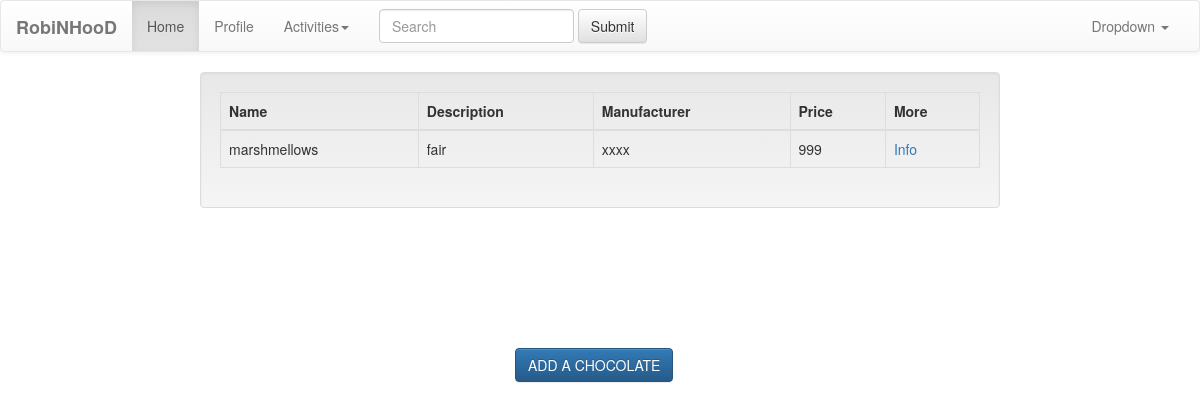
The app's page /, older data.
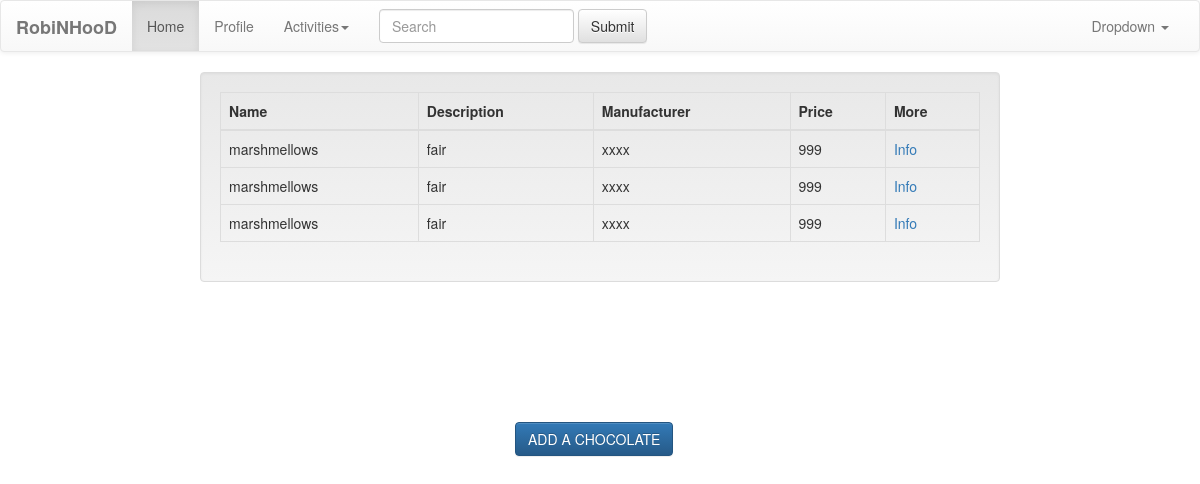
The same page, newer data.
### registration/models.py (models this page shows)
class Chocolate(models.Model):
    id = models.AutoField(primary_key=True)
    name = models.CharField(_('Chocolate Name'), max_length=100, blank=True)
    description = models.CharField(_('Chocolate Description'), max_length=1000, blank=True)
    manufacturer = models.CharField(_('Chocolate Manufacturer'), max_length=100, blank=True)
    price = models.IntegerField(_('Chocolate Price'),
                                validators=[MaxValueValidator(1000), MinValueValidator(0)],
                                help_text=_('4 digits maximum'), blank=True, null=True)

### registration/views.py (the view)
# urls.py: url(r'^$', Home.as_view(), name='home'),
class Home(ListView):
    template_name = 'index.html'
    def get_queryset(self):
        return Chocolate.objects.all()

### registration/templates/index.html (shortened to what this page needs)
{%  load staticfiles %}
<!DOCTYPE html>
<html lang="en">
<head>
    <link rel="stylesheet" href="{%  static 'css/bootstrap.min.css' %}" />
    <link rel="stylesheet" href="{%  static 'css/bootstrap-theme.min.css' %}" />
</head>
<body>
<nav class="navbar navbar-default">
    <div class="container-fluid">
        <div class="navbar-header">
            <a class="navbar-brand" href="#"><b>RobiNHooD</b></a>
        </div>
        <div class="collapse navbar-collapse" id="bs-example-navbar-collapse-1">
            <ul class="nav navbar-nav">
                <li class="active"><a href="#">Home <span class="sr-only">(current)</span></a></li>
                <li><a href="#">Profile</a></li>
                <li class="dropdown">
                    <a href="#" class="dropdown-toggle" data-toggle="dropdown" role="button" aria-haspopup="true" aria-expanded="false">Activities<span class="caret"></span></a>
                </li>
            </ul>
            <form class="navbar-form navbar-left" role="search">
                <div class="form-group">
                    <input type="text" class="form-control" placeholder="Search">
                </div>
                <button type="submit" class="btn btn-default">Submit</button>
            </form>
            <ul class="nav navbar-nav navbar-right">
                <li class="dropdown">
                    <a href="#" class="dropdown-toggle" data-toggle="dropdown" role="button" aria-haspopup="true" aria-expanded="false">Dropdown <span class="caret"></span></a>
                </li>
            </ul>
        </div>
    </div>
</nav>
<div class="col-md-8 col-md-offset-2 well">
    <table class="table table-hover table-bordered table-responsive">
        <thead>
        <tr>
            <th>
                Name
            </th>
            <th>
                Description
            </th>
            <th>
                Manufacturer
            </th>
            <th>
                Price
            </th>
            <th>
                More
            </th>
        </tr>
        </thead>
        <tbody>
        {% for item in object_list %}
            <tr>
                <td> {{ item.name }} </td>
                <td> {{ item.description }}</td>
                <td> {{ item.manufacturer }}</td>
                <td> {{ item.price }}</td>
                <td> <a href="{% url 'chocolate_info' item.id %}">Info</a> </td>
            </tr>
        {% endfor %}
        </tbody>
    </table>
</div>
<div class="col-md-6 col-md-offset-5" style="padding-top: 10%">
    <a href="{% url 'add_choclate' %}">
        <button class="btn btn-primary"> ADD A CHOCOLATE</button>
    </a>
</div>
<div class="col-md-6"></div>
</body>
</html>

Row changes from the older to the newer data that the page shows:
added Chocolate: name "marshmellows", description "fair", manufacturer "xxxx", price "999"
added Chocolate: name "marshmellows", description "fair", manufacturer "xxxx", price "999"
